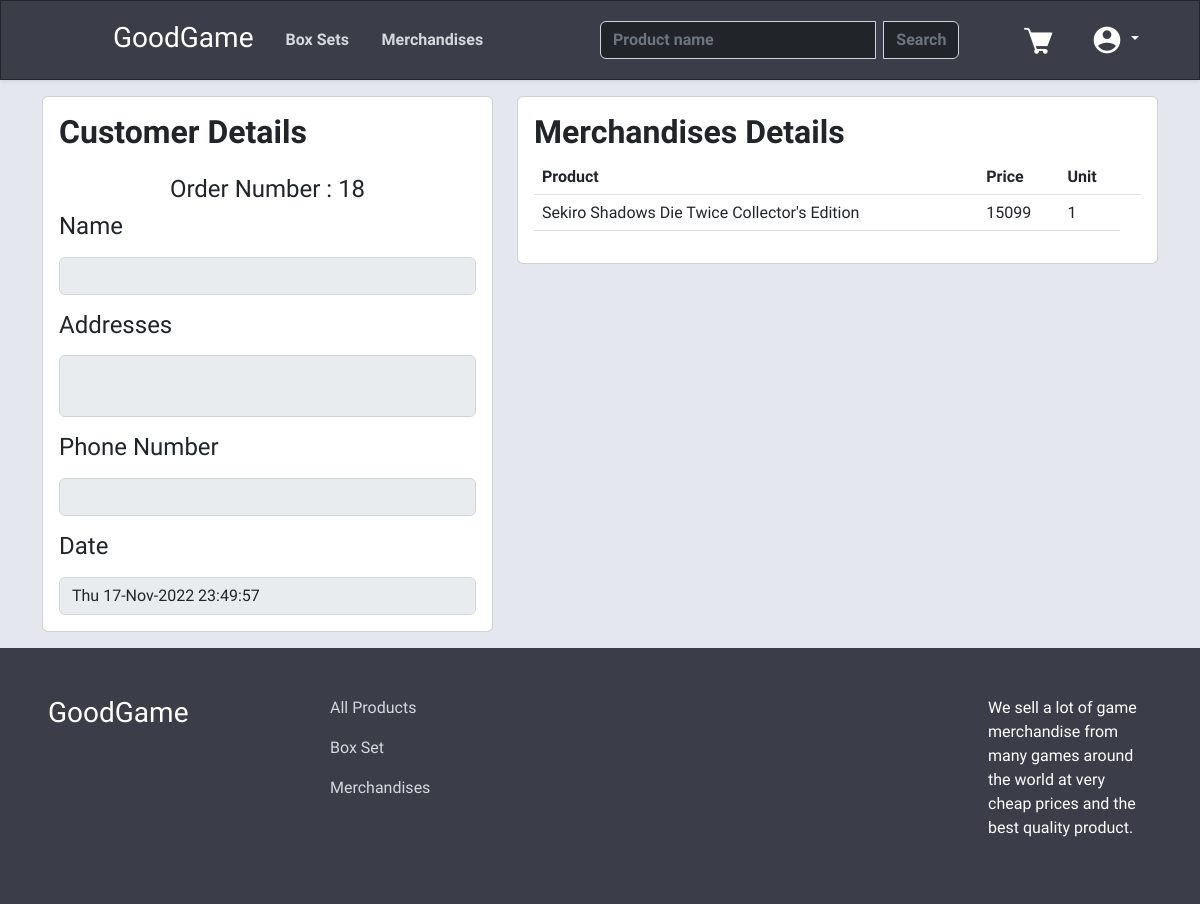
The app's page /orderdetail.php?id=18 (signed in) with its own data.
### tables this page shows
CREATE TABLE "Order" (
	"Order_ID"	INTEGER NOT NULL,
	"CustomerID"	INTEGER NOT NULL,
	"Order_Status"	TEXT,
	"Ord_name"	TEXT,
	"Ord_lname"	TEXT,
	"Ord_address"	TEXT,
	"Ord_city"	TEXT,
	"Ord_province"	TEXT,
	"Ord_post"	TEXT,
	"Ord_phone"	TEXT,
	"Ord_total"	INTEGER,
	"Ord_date"	TEXT,
	PRIMARY KEY("Order_ID" AUTOINCREMENT)
);

CREATE TABLE "Merchandise" (
	"ID"	INTEGER NOT NULL,
	"NameProduct"	TEXT,
	"Price"	INTEGER,
	"StrPrice"	TEXT,
	"Type"	TEXT,
	"Title"	TEXT,
	"Description"	TEXT,
	"Details1"	TEXT,
	"Details2"	TEXT,
	"Details3"	TEXT,
	"Details4"	TEXT,
	"Details5"	TEXT,
	"Details6"	TEXT,
	"Details7"	TEXT,
	"Details8"	TEXT,
	"Details9"	TEXT,
	"Details10"	TEXT,
	PRIMARY KEY("ID" AUTOINCREMENT)
);

CREATE TABLE "OrderDetail" (
	"ID"	INTEGER NOT NULL,
	"Order_ID"	INTEGER,
	"CustomerID"	INTEGER,
	"P_id"	INTEGER,
	"P_value"	INTEGER,
	"Order_qtn"	INTEGER,
	PRIMARY KEY("ID" AUTOINCREMENT)
);

### orderdetail.php (the view, shortened to what this page needs)
<?php
include "navbar.php";
$sql2 = "SELECT * FROM 'OrderDetail' WHERE Order_ID =" . $_GET['id'] . "";
$result2 = $db->query($sql2);
?>
<html lang="en">
<head>
    <link href="stylesorderdetail.css" rel="stylesheet">
    <link rel="stylesheet" href="stylesnavfoot.css">
</head>
<body>
    <div class="container-fluid main-container">
        <div class="container mt-3 mb-3">
            <div class="row">
                <div class="col-5">
                    <div class="card">
                        <div class="card-body">
                            <h2 class="card-title fw-bold">Customer Details</h2>
                            <?php
                            $sql = "SELECT * FROM 'Order' WHERE Order_ID = " . $_GET['id'] . "";
                            $result = $db->query($sql);
                            if (!$result) {
                                echo $db->lastErrorMsg();
                            } else {
                                while ($ord = $result->fetchArray(SQLITE3_ASSOC)) {
                                    echo "<h4 class='mt-4 text-center'>Order Number : " . $ord['Order_ID'] . "</h4>";
                                    echo "<div class='mb-3'><label for='customername' class='form-label'><h4>Name</h4></label>";
                                    echo "<input type='text' class='form-control' id='customername' disabled value='" . $ord['Ord_name'] . " " . $ord['Ord_lname'] . "'></div>";
                                    echo "<div class='mb-3'><label for='customeraddresses' class='form-label'><h4>Addresses</h4></label><textarea class='form-control' id='customeraddresses' disabled>" . $ord['Ord_address'] . " ";
                                    echo $ord['Ord_city'] . " ";
                                    echo $ord['Ord_province'] . " ";
                                    echo $ord['Ord_post'] . " ";
                                    echo "</textarea></div>";
                                    echo "<div class='mb-3'><label for='customerphonenumber' class='form-label'><h4>Phone Number</h4></label>";
                                    echo "<input type='text' class='form-control' id='customerphonenumber' disabled value='" . $ord['Ord_phone'] . "'></div>";
                                    echo "<div><label for='customerdate' class='form-label'><h4>Date</h4></label>";
                                    echo "<input type='text' class='form-control' id='customerdate' disabled value='" . $ord['Ord_date'] . "'></div>";
                                }
                            }
                            ?>
                        </div>
                    </div>
                </div>
                <div class="col-7">
                    <div class="card">
                        <div class="card-body">
                            <h2 class="card-title fw-bold">Merchandises Details</h2>
                            <table class="table cart-table">
                                <thead>
                                    <tr>
                                        <th>Product</th>
                                        <th>Price</th>
                                        <th>Unit</th>
                                        <th class="cart-list-delete"></th>
                                    </tr>
                                </thead>
                                <tbody>
                                    <?php
                                    while ($item = $result2->fetchArray(SQLITE3_ASSOC)) {
                                        $sql3 = "SELECT * FROM 'Merchandise' WHERE ID = " . $item['P_id'] . "";
                                        $result3 = $db->query($sql3);
                                        if (!$result3) {
                                            echo $db->lastErrorMsg();
                                        } else {
                                            while ($product = $result3->fetchArray(SQLITE3_ASSOC)) {
                                                echo "<tr>";
                                                echo "<td>" . $product['NameProduct'] . "</td>";
                                                echo "<td>" . $product['Price'] . "</td>";
                                                echo "<td>" . $item['Order_qtn'] . "</td>";
                                                echo "</tr>";
                                            }
                                        }
                                    }
                                    ?>
                                </tbody>
                            </table>
                        </div>
                    </div>
                </div>
            </div>
        </div>
    </div>
    <footer class="main-navbar">
        <div class="container-fluid p-5">
            <div class="row">
                <div class="col-3">
                    <h3><a class="nav-link text-white" href="index.php">GoodGame</a></h3>
                </div>
                <div class="col-7">
                    <a class="nav-link web-text-color pb-3" href="filter.php?filter_type=None">All Products</a>
                    <a class="nav-link web-text-color pb-3" href="filter.php?filter_type=Box Set">Box Set</a>
                    <a class="nav-link web-text-color pb-3" href="filter.php?filter_type=Merchandise">Merchandises</a>
                </div>
                <div class="col-2">
                    <p class="text-white">We sell a lot of game merchandise from many games around the world at very cheap prices and the best quality product.</p>
                </div>
            </div>
        </div>
    </footer>
</body>
</html>

### stylesnavfoot.css (style rules this page uses)
.web-text-color { color: rgba(213, 216, 223) !important; }
.main-navbar { background-color: rgba(59, 62, 72); }

### stylesorderdetail.css (style rules this page uses)
body { font-family: 'Chakra Petch', sans-serif !important; }
.main-container { background-color: rgb(228, 231, 237); display: flex; min-height: 70%; }
textarea { resize: none; }

### records on screen
order: Order_ID "18", Ord_date "Thu 17-Nov-2022 23:49:57"
orderdetail: Order_qtn "1"
merchandise: NameProduct "Sekiro Shadows Die Twice Collector's Edition", Price "15099"
